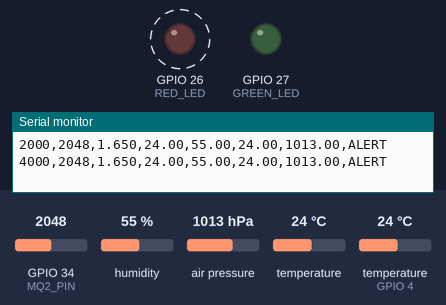
A sketch run on a simulated ESP32. Shown: output pins drawn as LEDs (lit = HIGH), the last lines printed to the serial monitor. Dashed ring = blinking. Inputs (shaded band) come from the test bench; at power-on: GPIO 34 (MQ2_PIN) = 2048, humidity 55 %, air pressure 1013 hPa, temperature 24 °C, temperature (sensor on GPIO 4) 24 °C (analog values on the 0–4095 scale).

Above: at 4.8 s.
4.9 s: GPIO 34 (MQ2_PIN) set to 1229
8.4 s: GPIO 34 (MQ2_PIN) set to 1143
At 11.0 s:
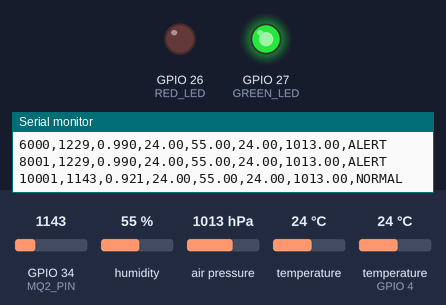
13.5 s: GPIO 34 (MQ2_PIN) set to 1228
At 14.17 s:
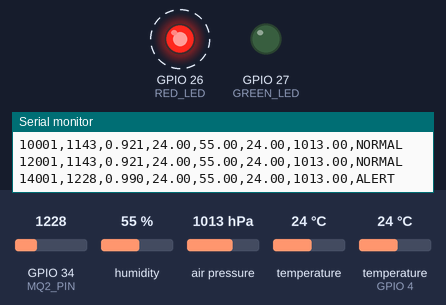
17.0 s: GPIO 34 (MQ2_PIN) set to 1160
At 18.3 s:
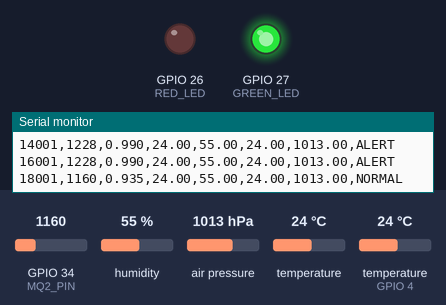
Timing chart, 0 to 20.0 s (numbered marks = the images above; inputs shaded):
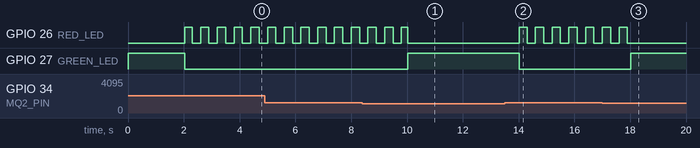

The sketch:

pipeline_gas_detection.ino
```cpp
#include <Wire.h>
#include <Adafruit_BMP280.h>
#include <DHT.h>

// Pin configuration
#define MQ2_PIN 34
#define DHT_PIN 4
#define DHT_TYPE DHT11

#define RED_LED 26
#define GREEN_LED 27

// Temporary demonstration threshold
#define GAS_THRESHOLD 1200

// Sensor objects
DHT dht(DHT_PIN, DHT_TYPE);
Adafruit_BMP280 bmp;

bool bmpAvailable = false;
bool gasAlert = false;
bool redLedState = false;

unsigned long lastSampleTime = 0;
unsigned long lastBlinkTime = 0;

void setup() {

  Serial.begin(115200);

  pinMode(RED_LED, OUTPUT);
  pinMode(GREEN_LED, OUTPUT);

  digitalWrite(RED_LED, LOW);
  digitalWrite(GREEN_LED, HIGH);

  analogReadResolution(12);
  analogSetPinAttenuation(MQ2_PIN, ADC_11db);

  dht.begin();

  Wire.begin(21, 22);

  if (bmp.begin(0x76)) {
    bmpAvailable = true;
  }
  else if (bmp.begin(0x77)) {
    bmpAvailable = true;
  }

  // CSV header - print only once
  Serial.println(
    "timestamp_ms,gas_adc,gas_voltage,temperature_c,humidity_pct,bmp_temperature_c,pressure_hpa,status"
  );
}

void loop() {

  unsigned long currentTime = millis();

  // Read sensors every 2 seconds
  if (currentTime - lastSampleTime >= 2000) {

    lastSampleTime = currentTime;

    // MQ-2
    int gasADC = analogRead(MQ2_PIN);

    float gasVoltage = (gasADC / 4095.0) * 3.3;

    // DHT11
    float temperature = dht.readTemperature();
    float humidity = dht.readHumidity();

    // BMP280
    float bmpTemperature = NAN;
    float pressure = NAN;

    if (bmpAvailable) {
      bmpTemperature = bmp.readTemperature();
      pressure = bmp.readPressure() / 100.0;
    }

    // Temporary demonstration status
    gasAlert = (gasADC > GAS_THRESHOLD);

    // LED control
    if (!gasAlert) {
      digitalWrite(GREEN_LED, HIGH);
      digitalWrite(RED_LED, LOW);
      redLedState = false;
    }
    else {
      digitalWrite(GREEN_LED, LOW);
    }

    // Print one CSV row
    Serial.print(currentTime);
    Serial.print(",");

    Serial.print(gasADC);
    Serial.print(",");

    Serial.print(gasVoltage, 3);
    Serial.print(",");

    if (!isnan(temperature))
      Serial.print(temperature, 2);
    Serial.print(",");

    if (!isnan(humidity))
      Serial.print(humidity, 2);
    Serial.print(",");

    if (!isnan(bmpTemperature))
      Serial.print(bmpTemperature, 2);
    Serial.print(",");

    if (!isnan(pressure))
      Serial.print(pressure, 2);
    Serial.print(",");

    Serial.println(gasAlert ? "ALERT" : "NORMAL");
  }

  // Blink red LED during alert
  if (gasAlert) {

    if (currentTime - lastBlinkTime >= 300) {

      lastBlinkTime = currentTime;

      redLedState = !redLedState;

      digitalWrite(RED_LED, redLedState);
    }
  }
}
```

Measured:
- the behaviour switches between 1201 and 1200 on GPIO 34 (MQ2_PIN) (found by bisection; images 0 and 1)
- after the input at 8.4 s, GPIO 27 (GREEN_LED): LOW → HIGH after 1.6 s
- after the input at 13.5 s, GPIO 26 (RED_LED): alternates HIGH for 0.30 s and LOW for 0.30 s, starting after 0.53 s; GPIO 27 (GREEN_LED): HIGH → LOW after 0.53 s
- after the input at 17.0 s, GPIO 26 (RED_LED): goes on until 17.9 s, then stays LOW; GPIO 27 (GREEN_LED): LOW → HIGH after 1.0 s
- by itself, GPIO 26 (RED_LED): alternates HIGH for 0.30 s and LOW for 0.30 s, 6 changes in all, then stays LOW
